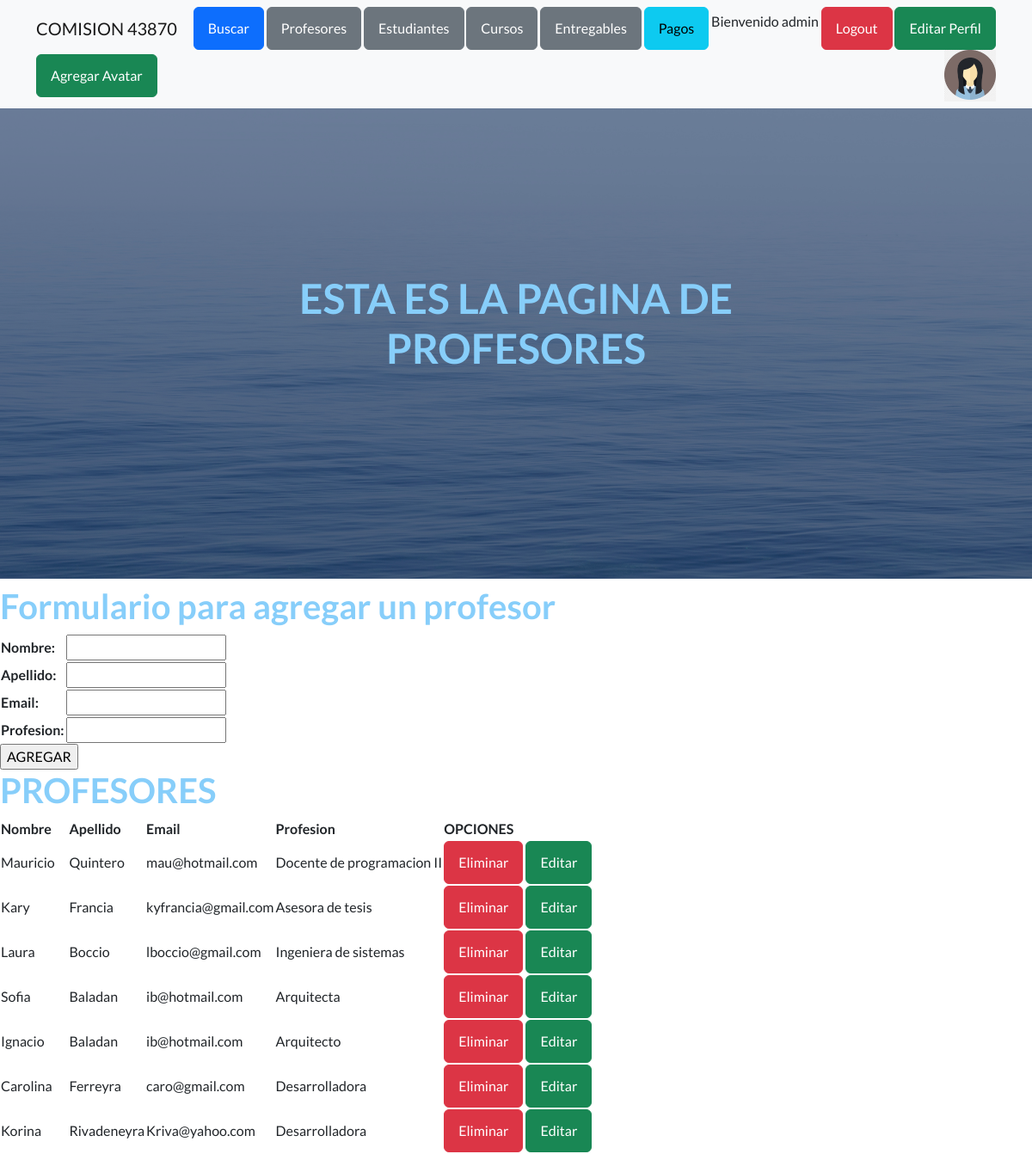
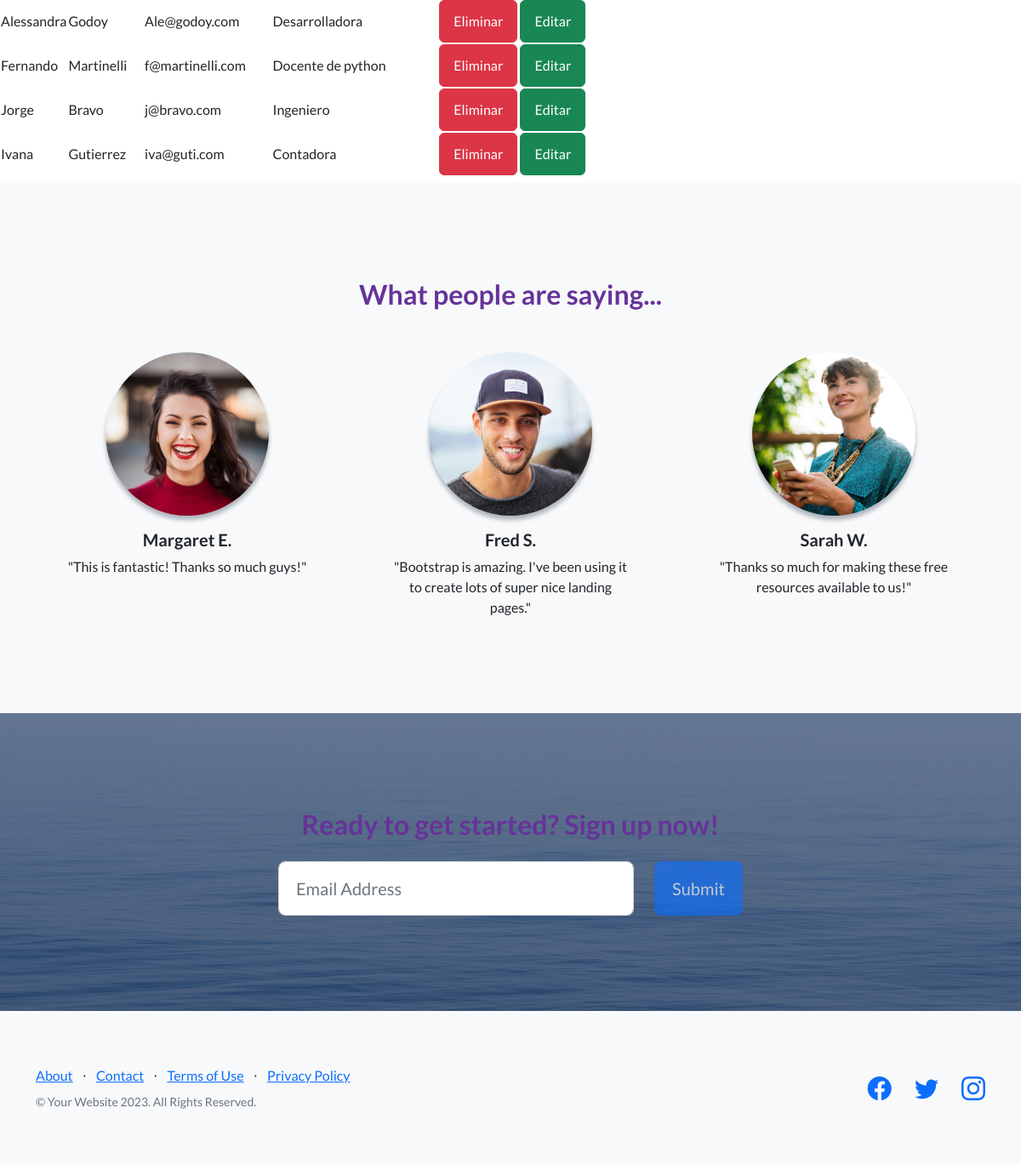
The app's page /AppCoder/profesores/ (signed in) with its own data (2 pictures, top to bottom).
### AppCoder/models.py (models this page shows, shortened)
class Profesor(models.Model):
    nombre=models.CharField(max_length=50)
    apellido=models.CharField(max_length=50)
    email=models.EmailField()
    profesion=models.CharField(max_length=50)

### AppCoder/views.py (the view)
# urls.py: path('profesores/', profesores, name="profesores"),
@login_required
def profesores(request):
    if request.method=="POST":
        form=ProfesorForm(request.POST)
        if form.is_valid():
            info=form.cleaned_data
            nombre=info["nombre"]
            apellido=info["apellido"]
            email=info["email"]
            profesion=info["profesion"]
            profesor=Profesor(nombre=nombre,apellido=apellido,email=email,profesion=profesion)
            profesor.save()
            mensaje="Profesor creado"
        else:
            mensaje="Datos invalidos"
        formulario_profesor=ProfesorForm()
        return render(request,"AppCoder/profesores.html", {"mensaje":mensaje,"formulario": formulario_profesor})
    else:
        formulario_profesor=ProfesorForm()
        profesores=Profesor.objects.all()
    return render(request,"AppCoder/profesores.html", {"formulario": formulario_profesor, "profesores": profesores, "avatar":obtenerAvatar(request) })

### AppCoder/forms.py
class ProfesorForm(forms.Form):
    nombre=forms.CharField(max_length=50)
    apellido=forms.CharField(max_length=50)
    email=forms.EmailField()
    profesion=forms.CharField(max_length=50)

### AppCoder/views.py (called while the page is built)
def obtenerAvatar(request):
    avatares=Avatar.objects.filter(user= request.user.id)
    if len(avatares)!=0:
        return avatares[0].imagen.url
    else:
        return "/media/avatars/avatarpordefecto.png"

### AppCoder/templates/AppCoder/profesores.html (shortened to what this page needs)
{% extends "AppCoder/padre.html" %}
{% load static %}
{% block titulo %} ESTA ES LA PAGINA DE PROFESORES {% endblock %}
{% block contenido_que_cambia %}
<h1> Formulario para agregar un profesor </h1>
<form action="{% url 'profesores' %}" method = "post"> {% csrf_token %}
    <table>
    {{ formulario.as_table }}
    </table>
    <input type="submit" value="AGREGAR">
</form>
<h1>PROFESORES</h1>
<table>
    <thead>
        <tr>
            <th>Nombre</th>
            <th>Apellido</th>
            <th>Email</th>
            <th>Profesion</th>
            <th>OPCIONES</th>
        </tr>
    </thead>
    <tbody>
        {% for profesor in profesores %}
        <tr>
            <td>
                {{ profesor.nombre }}
            </td>
            <td>
                {{ profesor.apellido }}
            </td>
            <td>
                {{ profesor.email }}
            </td>
            <td>
                {{ profesor.profesion }}
            </td>
            <td>
                <a class="btn btn-danger" href="{% url 'eliminarProfesor' profesor.id %}">Eliminar</a>
                <a class="btn btn-success" href="{% url 'editarProfesor' profesor.id %}">Editar</a>
            </td>
        </tr>
        {% endfor %}
    </tbody>
</table>
{% endblock %}

### AppCoder/templates/AppCoder/padre.html (shortened to what this page needs)
<!DOCTYPE html>
<html lang="en">
    <head>
        {% load static %}
        <link href="https://cdn.jsdelivr.net/npm/bootstrap-icons@1.5.0/font/bootstrap-icons.css" rel="stylesheet" type="text/css" />
        <link href="{% static 'AppCoder/css/styles.css' %}" rel="stylesheet" />
    </head>
    <body>
        <nav class="navbar navbar-light bg-light static-top">
            <div class="container">
                <a class="navbar-brand" href="#!">COMISION 43870</a>
                {% if user.is_authenticated %}
                <a class="btn btn-primary" href="{% url 'busqueda' %}">Buscar</a>
                <a class="btn btn-secondary" href="{% url 'profesores' %}">Profesores</a>
                <a class="btn btn-secondary" href="{% url 'estudiante_list' %}">Estudiantes</a>
                <a class="btn btn-secondary" href="{% url 'cursos' %}">Cursos</a>
                <a class="btn btn-secondary" href="{% url 'entregables' %}">Entregables</a>
                <a class="btn btn-info" href="{% url 'pagos' %}">Pagos</a>
                <p>Bienvenido {{ user.username }}</p>
                <a class="btn btn-danger" href="{% url 'logout' %}">Logout</a>
                <a class="btn btn-success" href="{% url 'editarPerfil' %}">Editar Perfil</a>
                <a class="btn btn-success" href="{% url 'agregarAvatar' %}">Agregar Avatar</a>
                <img src="{{ avatar}}" alt="Avatar" style="width:60px;height:60px;" />
                {% else %}
                <a class="btn btn-success" href="{% url 'login' %}">Login</a>
                <a class="btn btn-success" href="{% url 'register' %}">register</a>
                {% endif %}
            </div>
        </nav>
        <header class="masthead">
            <div class="container position-relative">
                <div class="row justify-content-center">
                    <div class="col-xl-6">
                        <div class="text-center text-white">
                            <h1 class="mb-5">{% block titulo %}   {% endblock %}</h1>
                        </div>
                    </div>
                </div>
            </div>
        </header>
        {% block contenido_que_cambia %}
        {% endblock %}
        <section class="testimonials text-center bg-light">
            <div class="container">
                <h2 class="mb-5">What people are saying...</h2>
                <div class="row">
                    <div class="col-lg-4">
                        <div class="testimonial-item mx-auto mb-5 mb-lg-0">
                            <img class="img-fluid rounded-circle mb-3" src="assets/img/testimonials-1.jpg" alt="..." />
                            <h5>Margaret E.</h5>
                            <p class="font-weight-light mb-0">"This is fantastic! Thanks so much guys!"</p>
                        </div>
                    </div>
                    <div class="col-lg-4">
                        <div class="testimonial-item mx-auto mb-5 mb-lg-0">
                            <img class="img-fluid rounded-circle mb-3" src="assets/img/testimonials-2.jpg" alt="..." />
                            <h5>Fred S.</h5>
                            <p class="font-weight-light mb-0">"Bootstrap is amazing. I've been using it to create lots of super nice landing pages."</p>
                        </div>
                    </div>
                    <div class="col-lg-4">
                        <div class="testimonial-item mx-auto mb-5 mb-lg-0">
                            <img class="img-fluid rounded-circle mb-3" src="assets/img/testimonials-3.jpg" alt="..." />
                            <h5>Sarah W.</h5>
                            <p class="font-weight-light mb-0">"Thanks so much for making these free resources available to us!"</p>
                        </div>
                    </div>
                </div>
            </div>
        </section>
        <section class="call-to-action text-white text-center" id="signup">
            <div class="container position-relative">
                <div class="row justify-content-center">
                    <div class="col-xl-6">
                        <h2 class="mb-4">Ready to get started? Sign up now!</h2>
                        <form class="form-subscribe" id="contactFormFooter" data-sb-form-api-token="API_TOKEN">
                            <div class="row">
                                <div class="col">
                                    <input class="form-control form-control-lg" id="emailAddressBelow" type="email" placeholder="Email Address" data-sb-validations="required,email" />
                                </div>
                                <div class="col-auto"><button class="btn btn-primary btn-lg disabled" id="submitButton" type="submit">Submit</button></div>
                            </div>
                        </form>
                    </div>
                </div>
            </div>
        </section>
        <footer class="footer bg-light">
            <div class="container">
                <div class="row">
                    <div class="col-lg-6 h-100 text-center text-lg-start my-auto">
                        <ul class="list-inline mb-2">
                            <li class="list-inline-item"><a href="#!">About</a></li>
                            <li class="list-inline-item">⋅</li>
                            <li class="list-inline-item"><a href="#!">Contact</a></li>
                            <li class="list-inline-item">⋅</li>
                            <li class="list-inline-item"><a href="#!">Terms of Use</a></li>
                            <li class="list-inline-item">⋅</li>
                            <li class="list-inline-item"><a href="#!">Privacy Policy</a></li>
                        </ul>
                        <p class="text-muted small mb-4 mb-lg-0">&copy; Your Website 2023. All Rights Reserved.</p>
                    </div>
                    <div class="col-lg-6 h-100 text-center text-lg-end my-auto">
                        <ul class="list-inline mb-0">
                            <li class="list-inline-item me-4">
                                <a href="#!"><i class="bi-facebook fs-3"></i></a>
                            </li>
                            <li class="list-inline-item me-4">
                                <a href="#!"><i class="bi-twitter fs-3"></i></a>
                            </li>
                            <li class="list-inline-item">
                                <a href="#!"><i class="bi-instagram fs-3"></i></a>
                            </li>
                        </ul>
                    </div>
                </div>
            </div>
        </footer>
    </body>
</html>

### AppCoder/templates/AppCoder/profesores.html (style rules this page uses)
h2 { color: rebeccapurple; }
h1 { color: lightskyblue }

### records on screen
Profesor: nombre "Mauricio", apellido "Quintero", email "mau@hotmail.com", profesion "Docente de programacion II"
Profesor: nombre "Kary", apellido "Francia", email "kyfrancia@gmail.com", profesion "Asesora de tesis"
Profesor: nombre "Laura", apellido "Boccio", email "lboccio@gmail.com", profesion "Ingeniera de sistemas"
Profesor: nombre "Sofia", apellido "Baladan", email "ib@hotmail.com", profesion "Arquitecta"
Profesor: nombre "Ignacio", apellido "Baladan", email "ib@hotmail.com", profesion "Arquitecto"
Profesor: nombre "Carolina", apellido "Ferreyra", email "caro@gmail.com", profesion "Desarrolladora"
Profesor: nombre "Korina", apellido "Rivadeneyra", email "Kriva@yahoo.com", profesion "Desarrolladora"
Profesor: nombre "Alessandra", apellido "Godoy", email "Ale@godoy.com", profesion "Desarrolladora"
Profesor: nombre "Fernando", apellido "Martinelli", email "f@martinelli.com", profesion "Docente de python"
Profesor: nombre "Jorge", apellido "Bravo", email "j@bravo.com", profesion "Ingeniero"
Profesor: nombre "Ivana", apellido "Gutierrez", email "iva@guti.com", profesion "Contadora"

### other values on screen
{{ user.username }} "admin"
